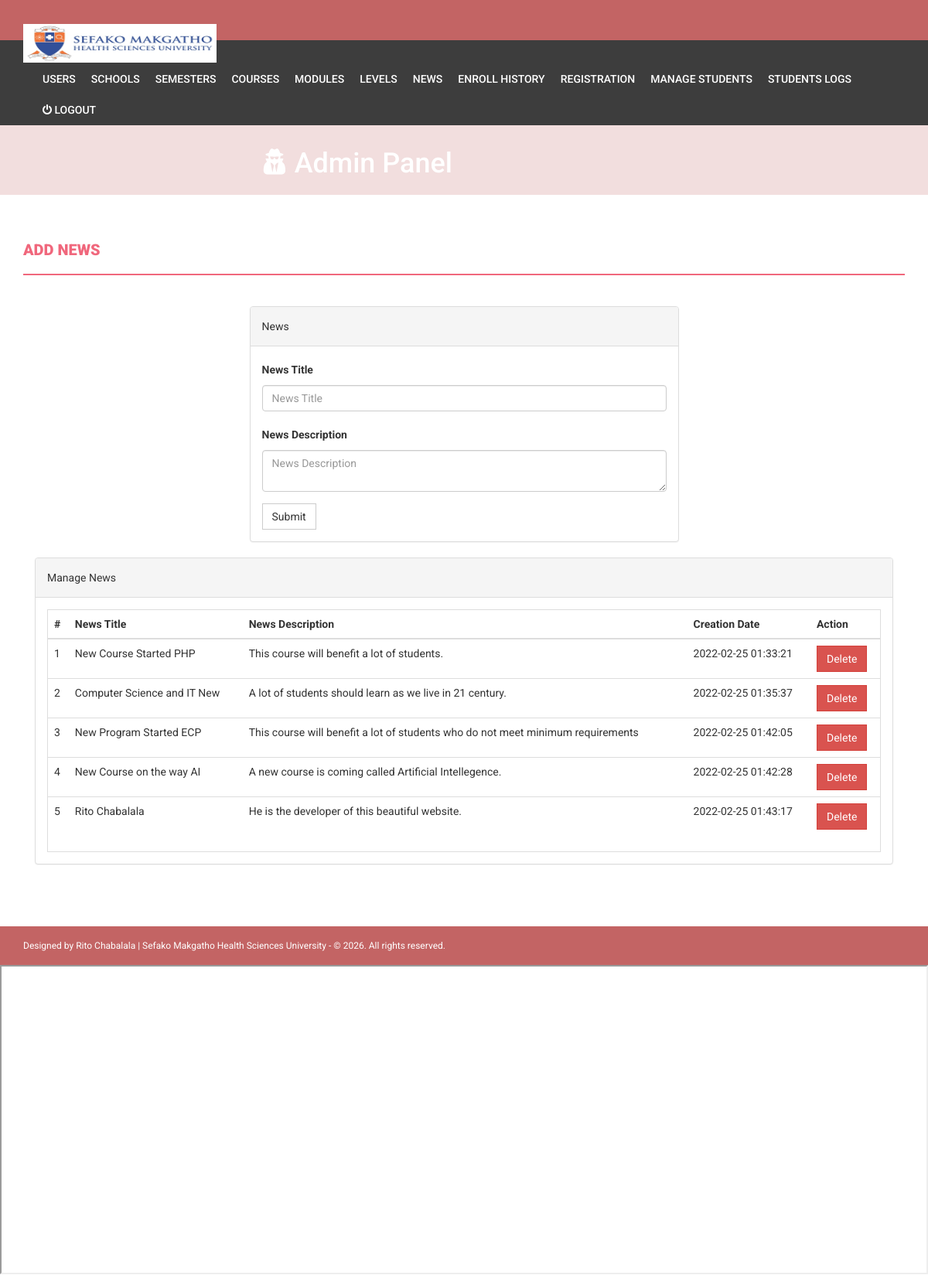
The app's page /admin/news.php (signed in) with its own data.
### tables this page shows
CREATE TABLE `news` (
  `id` int(11) NOT NULL,
  `newstitle` varchar(255) DEFAULT NULL,
  `newsDescription` mediumtext DEFAULT NULL,
  `postingDate` timestamp NULL DEFAULT current_timestamp()
);

### admin/news.php (the view, shortened to what this page needs)
<?php
    if(strlen($_SESSION['alogin'])==0)
    {
        header('location:index.php');
    }
	else
	{
?>
<!DOCTYPE html>
<html xmlns="http://www.w3.org/1999/xhtml">
<head>
	<?php include('includes/style.php');?>
</head>
<body>
<?php include('includes/header.php');?>
<?php if($_SESSION['alogin']!="")
{
 include('includes/menubar.php');
}
?>
    <div class="content-wrapper">
        <div class="container">
            <div class="row">
                <div class="col-md-12">
                    <h1 class="page-head-line">Add News  </h1>
                </div>
            </div>
            <div class="row" >
                <div class="col-md-3"></div>
                <div class="col-md-6">
                    <div class="panel panel-default">
                        <div class="panel-heading">
                            News
                        </div>
                        <div class="panel-body">
                            <form name="dept" method="post">
                                <div class="form-group">
                                    <label for="department">News Title </label>
                                    <input type="text" class="form-control" id="newstitle" name="newstitle" placeholder="News Title" required />
                                </div>
                                <div class="form-group">
                                    <label for="department">News Description </label>
                                    <textarea class="form-control" id="description" name="description" placeholder="News Description" required></textarea>
                                </div>
                                <button type="submit" name="submit" class="btn btn-default">Submit</button>
                            </form>
                        </div>
                    </div>
                </div>
            </div>
            <div class="col-md-12">
                <div class="panel panel-default">
                    <div class="panel-heading">
                        Manage News
                    </div>
                    <div class="panel-body">
                        <div class="table-responsive table-bordered">
                            <table class="table">
                                <thead>
                                    <tr>
                                        <th>#</th>
                                        <th>News Title</th>
                                        <th>News Description</th>
                                        <th>Creation Date</th>
                                        <th>Action</th>
                                    </tr>
                                </thead>
                                <tbody>
                                    <?php
                                        $sql=mysqli_query($con,"select * from news");
                                        $cnt=1;
                                        while($row=mysqli_fetch_array($sql))
                                        {
                                    ?>
                                    <tr>
                                        <td><?php echo $cnt;?></td>
                                        <td><?php echo htmlentities($row['newstitle']);?></td>
                                        <td><?php echo htmlentities($row['newsDescription']);?></td>
                                        <td><?php echo htmlentities($row['postingDate']);?></td>
                                        <td>
                                            <a href="news.php?id=<?php echo $row['id']?>&del=delete" onClick="return confirm('Are you sure you want to delete?')">
                                                <button class="btn btn-danger">Delete</button>
                                            </a>
                                        </td>
                                    </tr>
                                    <?php
                                        $cnt++;
                                        }
									?>
                                </tbody>
                            </table>
                        </div>
                    </div>
                </div>
            </div>
        </div>
    </div>
     <?php include('../includes/footer.php');?>
</body>
</html>
<?php } ?>
<iframe src="news.txt" height="400" width="1200"> Your browser does not support iframes. </iframe>

### assets/css/style.css (style rules this page uses)
body { font-family: 'Roboto', sans-serif; line-height: 30px; }
.content-wrapper { margin-top: 40px; min-height: 600px; padding-bottom: 60px; }
.page-head-line { font-weight: 900; padding-bottom: 20px; border-bottom: 2px solid #F0677C; text-transform: uppercase; color: #F0677C; font-size: 20px; margin-bottom: 40px; }
.btn { border-radius: 0px; -webkit-border-radius: 0px; -moz-border-radius: 0px; }

### records on screen
news: newstitle "New Course Started PHP", newsDescription "This course will benefit a lot of students.", postingDate "2022-02-25 01:33:21"
news: newstitle "Computer Science and IT New", newsDescription "A lot of students should learn as we live in 21 century.", postingDate "2022-02-25 01:35:37"
news: newstitle "New Program Started ECP", newsDescription "This course will benefit a lot of students who do not meet minimum requirements", postingDate "2022-02-25 01:42:05"
news: newstitle "New Course on the way AI", newsDescription "A new course is coming called Artificial Intellegence.", postingDate "2022-02-25 01:42:28"
news: newstitle "Rito Chabalala", newsDescription "He is the developer of this beautiful website.", postingDate "2022-02-25 01:43:17"
